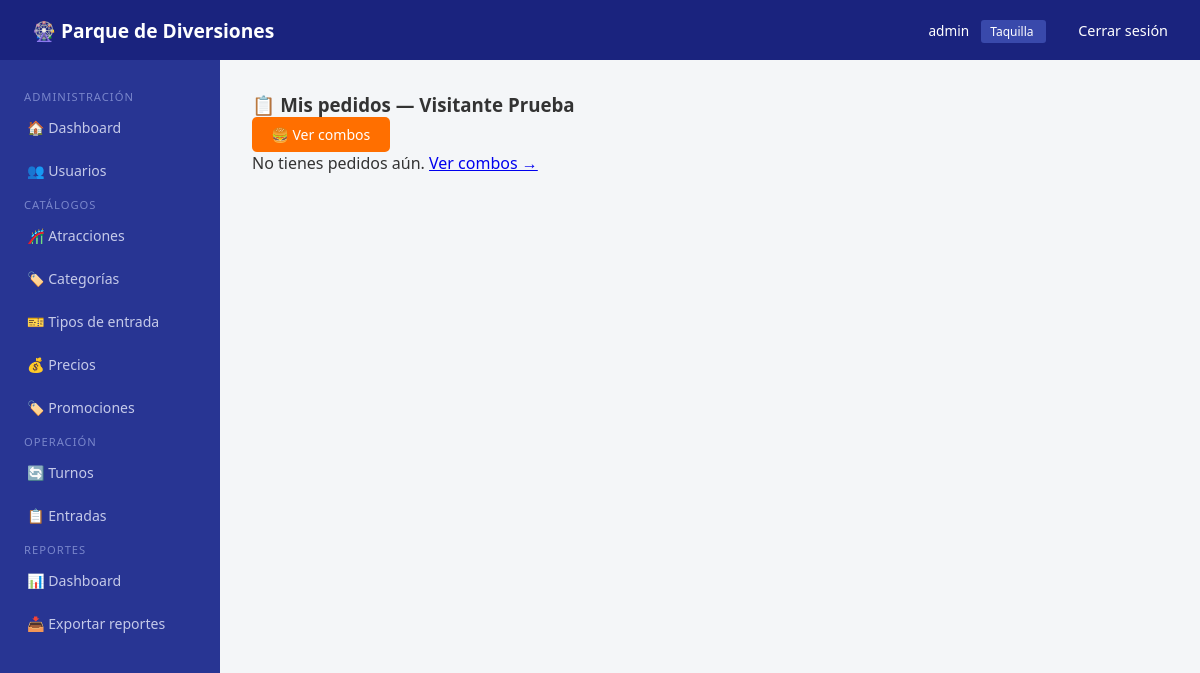
/comida/mis-pedidos/ (signed in), run on the app's committed database.
### usuarios/models.py (models this page shows, shortened)
class UsuarioInterno(AbstractUser):
    rol = models.CharField(max_length=30, choices=ROL_CHOICES, default='taquilla')
    activo = models.BooleanField(default=True)
    fecha_creacion = models.DateTimeField(auto_now_add=True)

class Visitante(models.Model):
    nombre = models.CharField(max_length=150)
    celular = models.CharField(max_length=15, unique=True)
    correo = models.EmailField(blank=True, null=True)
    documento = models.CharField(max_length=20, blank=True, null=True)
    fecha_registro = models.DateTimeField(auto_now_add=True)

### comida/views.py (the view)
# urls.py: path('mis-pedidos/', views.mis_pedidos, name='mis_pedidos'),
def mis_pedidos(request):
    visitante_id = request.session.get('visitante_id')
    if not visitante_id:
        return redirect('portal:inicio')
    visitante = get_object_or_404(Visitante, pk=visitante_id)
    pedidos = Pedido.objects.filter(visitante=visitante).order_by('-creado_en')
    return render(request, 'comida/mis_pedidos.html', {
        'visitante': visitante,
        'pedidos': pedidos,
    })

### templates/comida/mis_pedidos.html
{% extends 'base/base.html' %}
{% block content %}
<div class="container mt-4">
  <h3>📋 Mis pedidos — {{ visitante.nombre }}</h3>
  <a href="{% url 'comida:catalogo' %}" class="btn btn-warning btn-sm mb-3">🍔 Ver combos</a>
  {% if pedidos %}
  <table class="table table-bordered">
    <thead><tr><th>Código</th><th>Detalle</th><th>Total</th><th>Estado</th></tr></thead>
    <tbody>
      {% for p in pedidos %}
      <tr>
        <td><strong>{{ p.codigo }}</strong></td>
        <td>
          {% for item in p.items.all %}
            {{ item.cantidad }}x {{ item.combo.nombre }}<br>
          {% endfor %}
        </td>
        <td>${{ p.total }}</td>
        <td>
          {% if p.estado == 'recibido' %}
            <span class="badge bg-secondary">📥 Recibido</span>
          {% elif p.estado == 'preparacion' %}
            <span class="badge bg-info text-dark">👨‍🍳 En preparación</span>
          {% elif p.estado == 'listo' %}
            <span class="badge bg-success">✅ ¡Listo! Ve a recogerlo</span>
          {% elif p.estado == 'entregado' %}
            <span class="badge bg-dark">📦 Entregado</span>
          {% elif p.estado == 'cancelado' %}
            <span class="badge bg-danger">❌ Cancelado</span>
          {% endif %}
        </td>
      </tr>
      {% endfor %}
    </tbody>
  </table>
  {% else %}
  <p class="text-muted">No tienes pedidos aún. <a href="{% url 'comida:catalogo' %}">Ver combos →</a></p>
  {% endif %}
</div>
{% endblock %}

### templates/base/base.html (shortened to what this page needs)
<!DOCTYPE html>
<html lang="es">
<head>
</head>
<body>
<nav class="navbar">
    <span class="brand">🎡 Parque de Diversiones</span>
    <div>
        {% if user.is_authenticated %}
            <span style="font-size:0.85rem; margin-right:0.5rem;">
                {{ user.get_full_name|default:user.username }}
            </span>
            <span style="background:#3949ab; padding:0.2rem 0.6rem; border-radius:3px; font-size:0.75rem; margin-right:1rem;">
                {{ user.get_rol_display }}
            </span>
            <a href="{% url 'usuarios:logout' %}">Cerrar sesión</a>
        {% endif %}
    </div>
</nav>
{% if user.is_authenticated %}
<div class="sidebar">
    {% if user.rol == 'administrador' or user.is_superuser %}
        <span class="section-title">Administración</span>
        <a href="{% url 'usuarios:dashboard' %}">🏠 Dashboard</a>
        <a href="{% url 'usuarios:lista_usuarios' %}">👥 Usuarios</a>
        <span class="section-title">Catálogos</span>
        <a href="{% url 'atracciones:lista' %}">🎢 Atracciones</a>
        <a href="{% url 'atracciones:categorias' %}">🏷️ Categorías</a>
        <a href="{% url 'entradas:tipos' %}">🎫 Tipos de entrada</a>
        <a href="{% url 'entradas:precios' %}">💰 Precios</a>
        <a href="{% url 'entradas:promociones' %}">🏷️ Promociones</a>
        <span class="section-title">Operación</span>
        <a href="{% url 'turnos:panel_admin' %}">🔄 Turnos</a>
        <a href="{% url 'entradas:lista_entradas' %}">📋 Entradas</a>
        <span class="section-title">Reportes</span>
        <a href="{% url 'reportes:dashboard' %}">📊 Dashboard</a>
        <a href="{% url 'reportes:dashboard' %}">📥 Exportar reportes</a>
    {% elif user.rol == 'taquilla' %}
        <span class="section-title">Taquilla</span>
        <a href="{% url 'usuarios:dashboard' %}">🏠 Dashboard</a>
        <a href="{% url 'entradas:vender' %}">🎫 Vender entrada</a>
        <a href="{% url 'entradas:validar' %}">✅ Validar entrada</a>
        <a href="{% url 'entradas:lista_entradas' %}">📋 Entradas del día</a>
    {% elif user.rol == 'operador_atraccion' %}
        <span class="section-title">Mi atracción</span>
        <a href="{% url 'usuarios:dashboard' %}">🏠 Dashboard</a>
        <a href="{% url 'turnos:panel_operador' %}">🎡 Panel de turnos</a>
        <a href="{% url 'atracciones:lista' %}">⚙️ Atracciones</a>
    {% elif user.rol == 'operador_alimentos' %}
        <span class="section-title">Alimentos</span>
        <a href="{% url 'usuarios:dashboard' %}">🏠 Dashboard</a>
    {% elif user.rol == 'soporte' %}
        <span class="section-title">Soporte</span>
        <a href="{% url 'usuarios:dashboard' %}">🏠 Dashboard</a>
        <a href="{% url 'usuarios:buscar_visitante' %}">🔍 Buscar visitante</a>
    {% endif %}
</div>
{% endif %}
<div class="main-content {% if not user.is_authenticated %}full{% endif %}">
    {% block content %}{% endblock %}
</div>
</body>
</html>

### templates/base/base.html (style rules this page uses)
* { margin: 0; padding: 0; box-sizing: border-box; }
body { font-family: 'Segoe UI', sans-serif; background: #f4f6f8; color: #333; }
.navbar { background: #1a237e; color: white; padding: 1rem 2rem; display: flex; justify-content: space-between; align-items: center; position: fixed; top: 0; left: 0; right: 0; z-index: 100; height: 60px; }
.navbar .brand { font-size: 1.2rem; font-weight: bold; }
.navbar a { color: white; text-decoration: none; margin-left: 1rem; font-size: 0.9rem; }
.sidebar { width: 220px; background: #283593; min-height: calc(100vh - 60px); position: fixed; top: 60px; left: 0; padding: 1.5rem 0; overflow-y: auto; }
.sidebar a { display: block; color: #c5cae9; text-decoration: none; padding: 0.75rem 1.5rem; font-size: 0.88rem; border-left: 3px solid transparent; transition: all 0.2s; }
.sidebar .section-title { color: #7986cb; font-size: 0.7rem; text-transform: uppercase; padding: 1rem 1.5rem 0.3rem; letter-spacing: 1px; }
.main-content { margin-left: 220px; padding: 2rem; margin-top: 60px; min-height: calc(100vh - 60px); }
.btn { display: inline-block; padding: 0.5rem 1.2rem; border-radius: 5px; border: none; cursor: pointer; font-size: 0.88rem; text-decoration: none; transition: opacity 0.2s; }
.btn-warning { background: #ff6f00; color: white; }

### data on the page
UsuarioInterno: get_full_name "admin", rol "Taquilla"
Visitante: nombre "Visitante Prueba"
